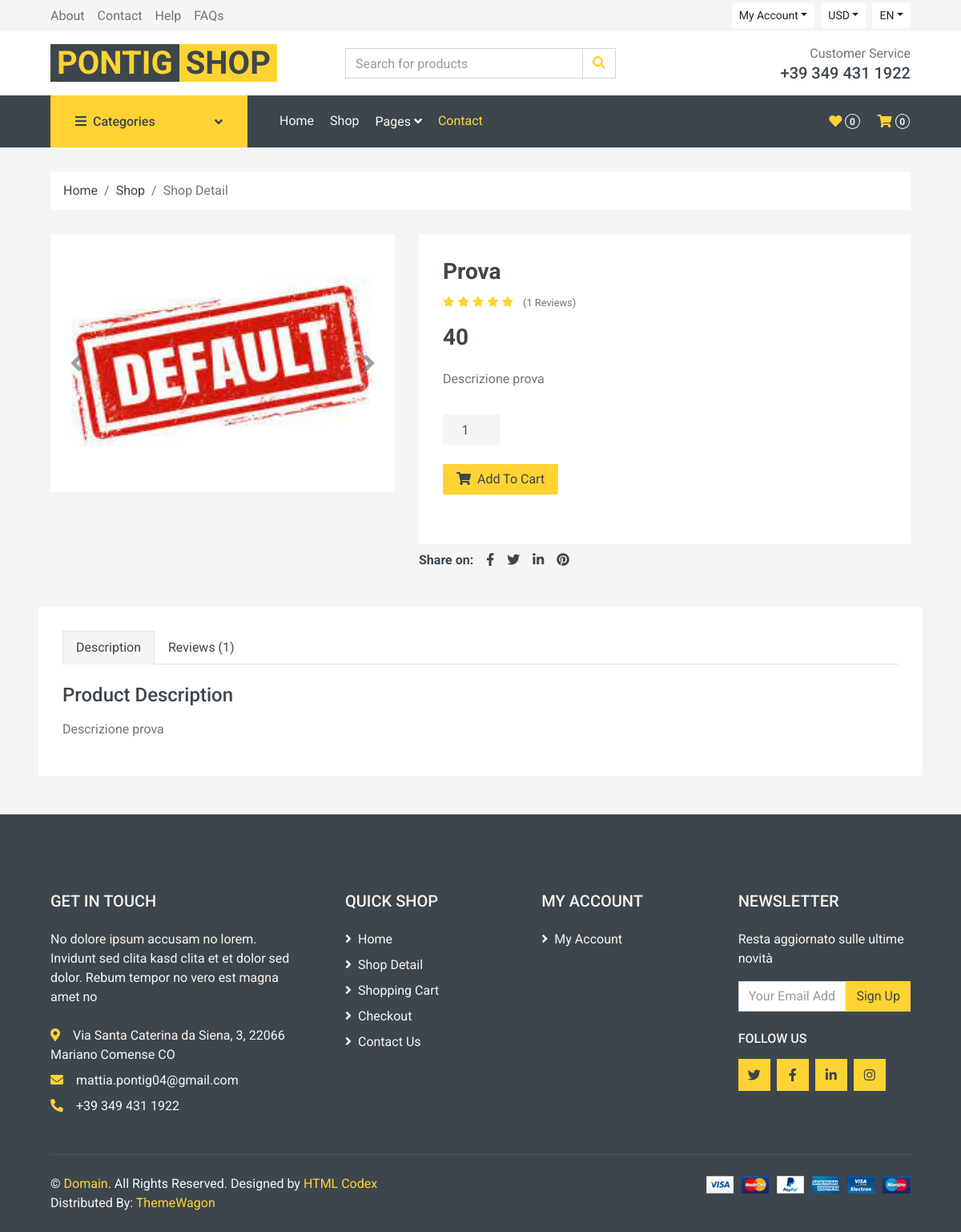
The page /ecom/detail.php?id=1 on the database as committed earlier.
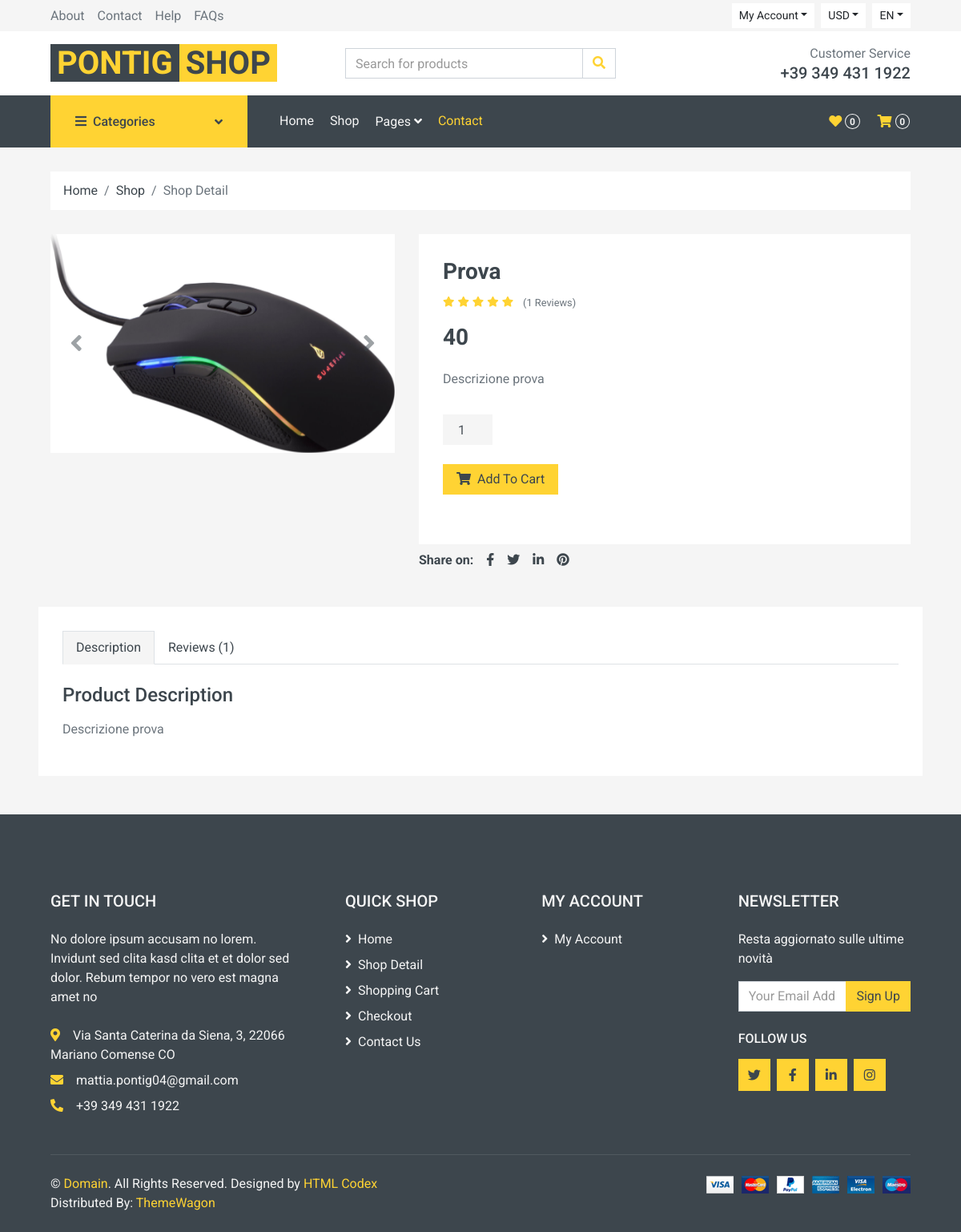
The same page on the database as committed later.
### tables this page shows
CREATE TABLE `prodotti` (
  `id` int(11) NOT NULL,
  `nome` varchar(16) NOT NULL,
  `des` text NOT NULL,
  `quant` int(11) NOT NULL,
  `prezzo` int(11) NOT NULL,
  `idCat` int(11) NOT NULL,
  `sconto` int(11) DEFAULT NULL,
  `img` varchar(64) NOT NULL DEFAULT 'default.png'
);

### ecom/DatabaseClassSingleton.php (called while the page is built, shortened)
<?php
class DatabaseClassSingleton
{
    private $_connection;
    private static $_instance;
    private  $dbhost = "localhost";
    private  $username = "root";
    private  $password = "";
    private  $dbname = "ecommerce";
    public static function getInstance()
    {
        if (!self::$_instance) {
            self::$_instance = new self();
        }
        return self::$_instance;
    }
    private function __construct()
    {
        try {
            $this->_connection = new mysqli($this->dbhost, $this->username,  $this->password, $this->dbname);
        } catch (Exception $e) {
            if (mysqli_connect_error()) {
                echo "Failed to conencto to MySQL: " . mysqli_connect_error() . E_USER_ERROR;
            }
        }
    }
    public function Select($query = "", $params = [])
    {
        try {
            $stmt = $this->executeStatement($query, $params);
            $result = $stmt->get_result()->fetch_all(MYSQLI_ASSOC);
            return $result;
        } catch (Exception $e) {
            throw new Exception($e->getMessage());
        }
        return false;
    }
    private function executeStatement($query = "", $params = [])
    {
        try {
            $stmt = $this->_connection->prepare($query);
            $stmt->execute();
            return $stmt;
        } catch (Exception $e) {
            throw new Exception($e->getMessage());
        }
    }
}
?>

### ecom/detail.php (the view, shortened to what the rows shown need)
<!DOCTYPE html>
<html lang="en">
<head>
    <link href="https://cdnjs.cloudflare.com/ajax/libs/font-awesome/5.10.0/css/all.min.css" rel="stylesheet">
    <link href="lib/animate/animate.min.css" rel="stylesheet">
    <link href="lib/owlcarousel/assets/owl.carousel.min.css" rel="stylesheet">
    <link href="css/style.css" rel="stylesheet">
</head>
<body>
<?php include "navbar.php";
$result = DatabaseClassSingleton::getInstance()->Select("Select * from prodotti where id=" . $_GET["id"]);
foreach ($result as $row) $rw = $row;
?>
    <div class="container-fluid pb-5">
        <div class="row px-xl-5">
            <div class="col-lg-5 mb-30">
                <div id="product-carousel" class="carousel slide" data-ride="carousel">
                    <div class="carousel-inner bg-light">
                        <div class="carousel-item active">
                            <img class="w-100 h-100" src=<?php echo "img/" . $rw['img']; ?> alt="Image">
                        </div>
                    </div>
                </div>
            </div>
            <?php include 'review/countRev.php'; ?>
            <div class="col-lg-7 h-auto mb-30">
                <div class="h-100 bg-light p-30">
                    <h3><?php   echo $rw["nome"]; ?></h3>
                    <div class="d-flex mb-3">
                        <div class="text-primary mr-2">
                        </div>
                        <small class="pt-1">(<?php echo $t?> Reviews)</small>
                    </div>
                    <h3 class="font-weight-semi-bold mb-4"><?php   echo $rw["prezzo"]; ?></h3>
                    <p class="mb-4"><?php   echo $rw["des"]; ?></p>
                    <div class="d-flex align-items-center mb-4 pt-2">
                        <form action="carrello/addCarr.php" method="get">
                        </div>
                        <button type='submit' class="btn btn-primary px-3"><i class="fa fa-shopping-cart mr-1"></i> Add To
                            Cart</button>
                    </div>
                </div>
            </div>
        </div>
        <div class="row px-xl-5">
            <div class="col">
                <div class="bg-light p-30">
                    <div class="tab-content">
                        <div class="tab-pane fade show active" id="tab-pane-1">
                            <h4 class="mb-3">Product Description</h4>
                            <p><?php   echo $rw["des"]; ?>
                        </div>
                    </div>
                </div>
            </div>
        </div>
</body>
</html>

Rows that differ between the two databases and show on the page:
changed prodotti "Prova": img: picture added in place of a placeholder
